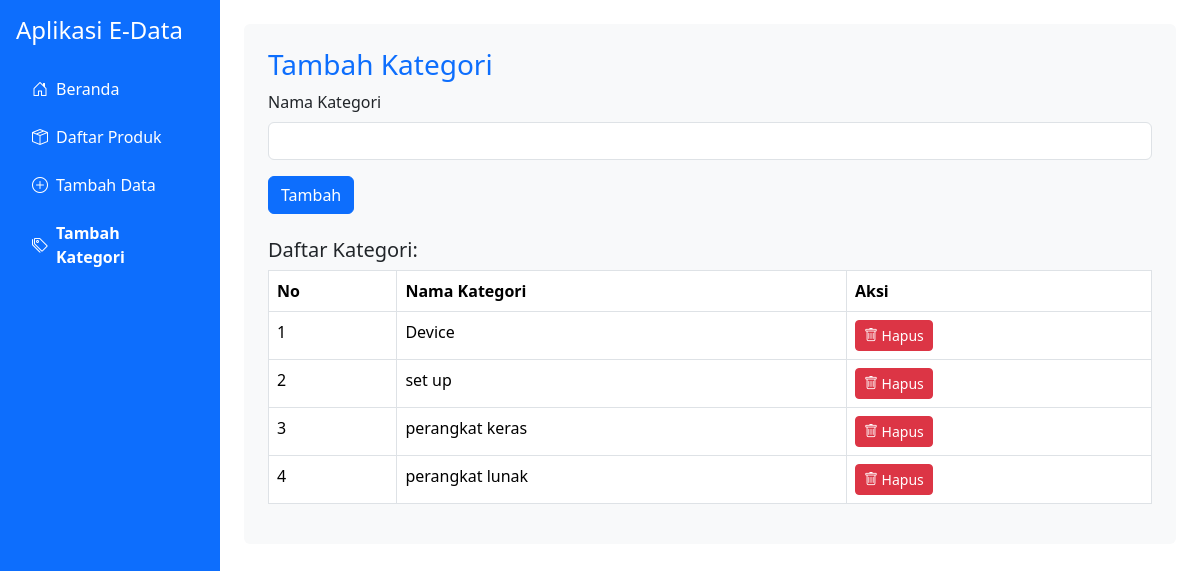
Screenshot of /katagori.php with the database file from the repository.
### tables this page shows
CREATE TABLE `tabel_katagori` (
  `id` int(55) NOT NULL,
  `katagori` varchar(55) NOT NULL
);

### katagori.php (the view, shortened to what this page needs)
<?php
include 'conn.php';
$katagori_result = mysqli_query($conn, "SELECT * FROM tabel_katagori ORDER BY id DESC");
?>
<!DOCTYPE html>
<html lang="id">
<head>
    <link href="https://cdn.jsdelivr.net/npm/bootstrap@5.3.2/dist/css/bootstrap.min.css" rel="stylesheet">
    <link href="https://cdn.jsdelivr.net/npm/bootstrap-icons@1.10.5/font/bootstrap-icons.css" rel="stylesheet">
</head>
<body>
    <div class="d-flex">
        <div class="bg-primary text-white p-3 vh-100 position-fixed" style="width: 220px;">
            <h4 class="mb-4">Aplikasi E-Data</h4>
            <ul class="nav flex-column">
                <li class="nav-item mb-2">
                    <a class="nav-link text-white d-flex align-items-center <?php echo basename($_SERVER['PHP_SELF']) == 'beranda.php' ? 'active fw-bold' : ''; ?>" href="beranda.php">
                        <i class="bi bi-house-door me-2"></i> Beranda
                    </a>
                </li>
                <li class="nav-item mb-2">
                    <a class="nav-link text-white d-flex align-items-center <?php echo basename($_SERVER['PHP_SELF']) == 'index.php' ? 'active fw-bold' : ''; ?>" href="index.php">
                        <i class="bi bi-box-seam me-2"></i> Daftar Produk
                    </a>
                </li>
                <li class="nav-item mb-2">
                    <a class="nav-link text-white d-flex align-items-center <?php echo basename($_SERVER['PHP_SELF']) == 'tambah.php' ? 'active fw-bold' : ''; ?>" href="tambah.php">
                        <i class="bi bi-plus-circle me-2"></i> Tambah Data
                    </a>
                </li>
                <li class="nav-item mb-2">
                    <a class="nav-link text-white d-flex align-items-center <?php echo basename($_SERVER['PHP_SELF']) == 'katagori.php' ? 'active fw-bold' : ''; ?>" href="katagori.php">
                        <i class="bi bi-tags me-2"></i> Tambah Kategori
                    </a>
                </li>
            </ul>
        </div>
        <div class="flex-grow-1" style="margin-left: 220px;">
            <div class="container-fluid pt-4 px-4">
                <div class="bg-light rounded p-4">
                    <h3 class="text-primary">Tambah Kategori</h3>
                    <form method="POST" class="mb-4">
                        <div class="mb-3">
                            <label for="nama_katagori" class="form-label">Nama Kategori</label>
                            <input type="text" class="form-control" id="nama_katagori" name="nama_katagori" required>
                        </div>
                        <button type="submit" name="simpan" class="btn btn-primary">Tambah</button>
                    </form>
                    <h5>Daftar Kategori:</h5>
                    <table class="table table-bordered">
                        <thead>
                            <tr>
                                <th>No</th>
                                <th>Nama Kategori</th>
                                <th>Aksi</th>
                            </tr>
                        </thead>
                        <tbody>
                            <?php
                            $no = 1;
                            while ($row = mysqli_fetch_assoc($katagori_result)) :
                            ?>
                                <tr>
                                    <td><?php echo $no++; ?></td>
                                    <td><?php echo htmlspecialchars($row['katagori']); ?></td>
                                    <td>
                                        <a href="?hapus=<?php echo $row['id']; ?>" class="btn btn-sm btn-danger" onclick="return confirm('Yakin ingin menghapus kategori ini?')">
                                            <i class="bi bi-trash"></i> Hapus
                                        </a>
                                    </td>
                                </tr>
                            <?php endwhile; ?>
                        </tbody>
                    </table>
                </div>
            </div>
        </div>
    </div>
</body>
</html>

### katagori.php (style rules this page uses)
body { overflow-x: hidden; }

### rows the page displays
tabel_katagori: katagori "Device"
tabel_katagori: katagori "set up"
tabel_katagori: katagori "perangkat keras"
tabel_katagori: katagori "perangkat lunak"
